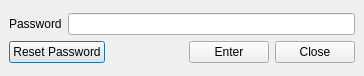
<?xml version="1.0" encoding="UTF-8"?>
<ui version="4.0">
 <class>AuthWindow</class>
 <widget class="QDialog" name="AuthWindow">
  <property name="geometry">
   <rect>
    <x>0</x>
    <y>0</y>
    <width>364</width>
    <height>76</height>
   </rect>
  </property>
  <property name="windowTitle">
   <string>Authentication</string>
  </property>
  <layout class="QGridLayout" name="gridLayout">
   <property name="leftMargin">
    <number>0</number>
   </property>
   <property name="topMargin">
    <number>0</number>
   </property>
   <property name="rightMargin">
    <number>0</number>
   </property>
   <property name="bottomMargin">
    <number>0</number>
   </property>
   <item row="0" column="1">
    <widget class="QWidget" name="centeralwidget" native="true">
     <layout class="QGridLayout" name="gridLayout_2">
      <property name="bottomMargin">
       <number>9</number>
      </property>
      <item row="0" column="0">
       <layout class="QVBoxLayout" name="verticalLayout">
        <item>
         <layout class="QHBoxLayout" name="horizontalLayout">
          <item>
           <widget class="QLabel" name="labelPassword">
            <property name="text">
             <string>Password</string>
            </property>
           </widget>
          </item>
          <item>
           <widget class="QLineEdit" name="edtPassword">
            <property name="echoMode">
             <enum>QLineEdit::EchoMode::Password</enum>
            </property>
           </widget>
          </item>
         </layout>
        </item>
        <item>
         <layout class="QHBoxLayout" name="horizontalLayout_2">
          <item>
           <widget class="QPushButton" name="btnReset">
            <property name="text">
             <string>Reset Password</string>
            </property>
           </widget>
          </item>
          <item>
           <spacer name="horizontalSpacer">
            <property name="orientation">
             <enum>Qt::Orientation::Horizontal</enum>
            </property>
            <property name="sizeHint" stdset="0">
             <size>
              <width>40</width>
              <height>20</height>
             </size>
            </property>
           </spacer>
          </item>
          <item>
           <widget class="QPushButton" name="btnEnter">
            <property name="text">
             <string>Enter</string>
            </property>
           </widget>
          </item>
          <item>
           <widget class="QPushButton" name="btnClose">
            <property name="text">
             <string>Close</string>
            </property>
           </widget>
          </item>
         </layout>
        </item>
       </layout>
      </item>
     </layout>
    </widget>
   </item>
  </layout>
 </widget>
 <tabstops>
  <tabstop>edtPassword</tabstop>
  <tabstop>btnEnter</tabstop>
  <tabstop>btnReset</tabstop>
  <tabstop>btnClose</tabstop>
 </tabstops>
 <resources>
  <include location="resources/resources.qrc"/>
 </resources>
 <connections/>
</ui>
